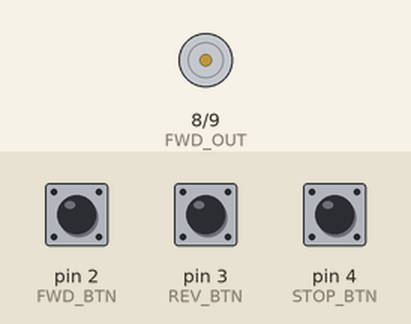
Bench run of a sketch on a simulated Arduino Uno, built with avr-gcc and run on an emulated ATmega328P. Parts: motor-driver pin pairs drawn as motors (green arrow = first pin HIGH = forward, orange = second pin HIGH = backward, longer = more drive). The test bench sets the inputs (shaded band); at power-on: pin 2 (FWD_BTN) HIGH, pin 3 (REV_BTN) HIGH, pin 4 (STOP_BTN) HIGH.

Above: at 1.2 s.
1.3 s: pin 2 (FWD_BTN) pulled LOW for 0.15 s
At 2.5 s:
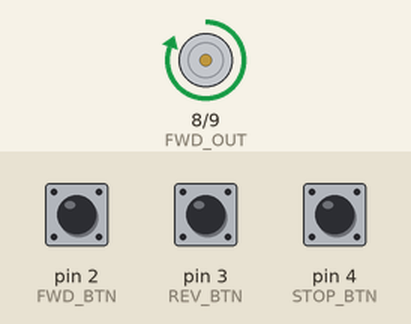
2.9 s: pin 3 (REV_BTN) pulled LOW for 0.15 s
At 3.9 s:
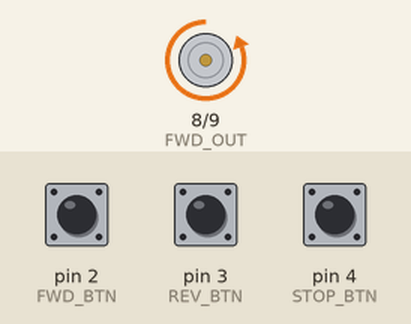
4.5 s: pin 2 (FWD_BTN) pulled LOW for 1 s
At 5.1 s:
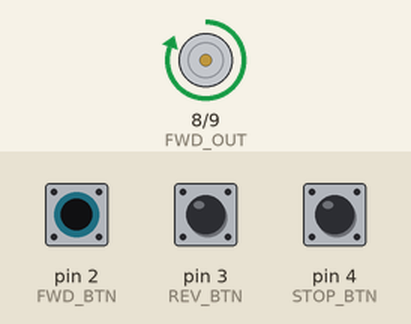
7.0 s: pin 3 (REV_BTN) pulled LOW for 1 s
At 8.2 s:
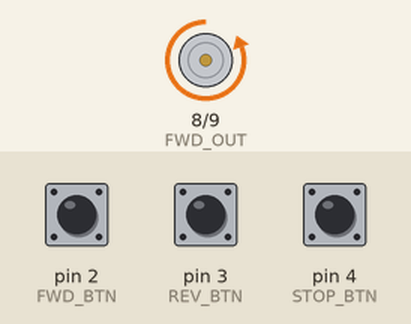
Timing chart, 0 to 10.0 s (numbered marks = the images above; inputs shaded):
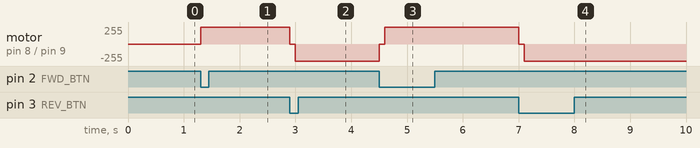

Measured:
- after the input at 1.3 s, motor on pin 8 (FWD_OUT) / pin 9 (REV_OUT): stopped → forward 255/255 at once
- after the input at 2.9 s, motor on pin 8 (FWD_OUT) / pin 9 (REV_OUT): forward 255/255 → stopped at once, → backward 255/255 0.10 s later
- after the input at 4.5 s, motor on pin 8 (FWD_OUT) / pin 9 (REV_OUT): backward 255/255 → stopped at once, → forward 255/255 0.10 s later
- after the input at 7.0 s, motor on pin 8 (FWD_OUT) / pin 9 (REV_OUT): forward 255/255 → stopped at once, → backward 255/255 0.10 s later

The sketch:

claude-high.ino
```cpp
// DC motor direction control - ATmega328P (Uno-compatible)
// Outputs: pin 8 = FORWARD switch, pin 9 = REVERSE switch (HIGH = on)
// Buttons (to GND, internal pull-ups): pin 2 = FORWARD, pin 3 = REVERSE, pin 4 = STOP
//
// Shoot-through protection:
//  - Outputs are driven LOW before they are made outputs, so neither can glitch on at reset.
//  - Every state change turns BOTH switches off first.
//  - When reversing directly, a dead-time delay lets the old transistor fully
//    turn off before the other one is switched on.
//  - Only one switch is ever written HIGH, and only after both have been written LOW.

const byte FWD_OUT  = 8;
const byte REV_OUT  = 9;
const byte FWD_BTN  = 2;
const byte REV_BTN  = 3;
const byte STOP_BTN = 4;

const unsigned long DEAD_TIME_MS = 100;  // pause between directions; increase if your switches are slow

enum MotorState { STOPPED, FORWARD, REVERSE };
MotorState state = STOPPED;

void allOff() {
  digitalWrite(FWD_OUT, LOW);
  digitalWrite(REV_OUT, LOW);
}

void setState(MotorState newState) {
  if (newState == state) return;

  allOff();                          // always break before make

  if (state != STOPPED && newState != STOPPED) {
    delay(DEAD_TIME_MS);             // direct reversal: wait for the old switch to turn off
  }

  if (newState == FORWARD) {
    digitalWrite(FWD_OUT, HIGH);
  } else if (newState == REVERSE) {
    digitalWrite(REV_OUT, HIGH);
  }

  state = newState;
}

void setup() {
  // Set output levels LOW before enabling the outputs
  digitalWrite(FWD_OUT, LOW);
  digitalWrite(REV_OUT, LOW);
  pinMode(FWD_OUT, OUTPUT);
  pinMode(REV_OUT, OUTPUT);

  pinMode(FWD_BTN, INPUT_PULLUP);
  pinMode(REV_BTN, INPUT_PULLUP);
  pinMode(STOP_BTN, INPUT_PULLUP);
}

void loop() {
  bool fwdPressed  = digitalRead(FWD_BTN)  == LOW;
  bool revPressed  = digitalRead(REV_BTN)  == LOW;
  bool stopPressed = digitalRead(STOP_BTN) == LOW;

  if (stopPressed || (fwdPressed && revPressed)) {
    setState(STOPPED);               // STOP wins; pressing both directions also stops
  } else if (fwdPressed) {
    setState(FORWARD);
  } else if (revPressed) {
    setState(REVERSE);
  }
  // No button pressed: keep the current state
}
```
